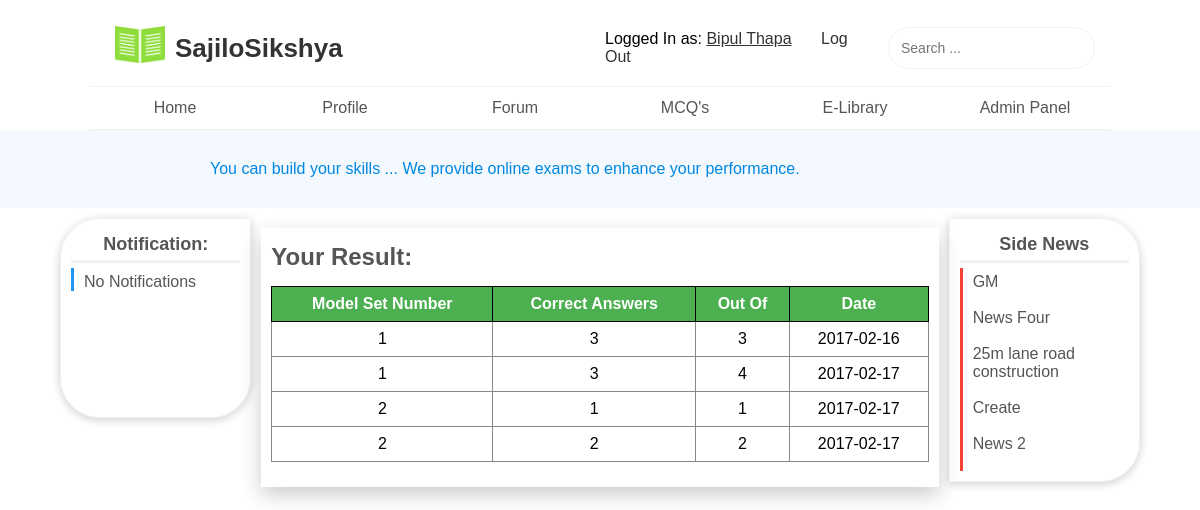
Screenshot of /view_mcq_result.php (signed in) with the database file from the repository.
### tables this page shows
CREATE TABLE `register` (
  `id` int(11) NOT NULL,
  `firstname` varchar(255) NOT NULL,
  `lastname` varchar(255) NOT NULL,
  `email` text NOT NULL,
  `password` text NOT NULL,
  `post` text NOT NULL,
  `username` varchar(255) NOT NULL,
  `college` varchar(255) NOT NULL,
  `usersex` text NOT NULL,
  `dob` date NOT NULL,
  `birthplace` text NOT NULL,
  `biography` text NOT NULL,
  `image` longblob NOT NULL,
  `role` varchar(255) NOT NULL
);

CREATE TABLE `mcq_section` (
  `id` int(11) NOT NULL,
  `username` varchar(300) NOT NULL,
  `firstname` varchar(300) NOT NULL,
  `lastname` varchar(300) NOT NULL,
  `set_no` int(11) NOT NULL,
  `date` date NOT NULL,
  `correct_ans` int(11) NOT NULL,
  `outof` int(11) NOT NULL
);

CREATE TABLE `news` (
  `news_id` int(11) NOT NULL,
  `news_headline` varchar(255) NOT NULL,
  `news_short_description` text NOT NULL,
  `news_full_story` text NOT NULL,
  `date` date NOT NULL
);

### view_mcq_result.php (the view, shortened to what this page needs)
<?php
    require_once('connect.php');
    $username = $_SESSION['username'];
    $errormessage="No Notifications";
?>
<?php
    include_once 'includes/header.php';
?>
<?php
    include_once 'includes/information_section.php';
?>
<div id="main_section">
    <div id="left_section" class="ss-card-2">
        <div id="left_section_header">
            Notification:
        </div>
        <div id="left_section_content">
            <?php echo $errormessage; ?>
        </div>
    </div>
    <div id="middle_section">
        <div class="ss-article ss-card-8">
            <div class="ss-article-header">
                Your Result:
            </div>
            <div class="ss-article-content">
                <?php
                    $result = mysqli_query($con, "SELECT * FROM mcq_section WHERE username = '$username' ORDER BY id ASC");
                    if(mysqli_num_rows($result) == 0 ) {
                        ?>
                            <p>
                                No result to display!
                            </p>
                        <?php
                    } else {
                        ?>
                            <table class="ss-table ss-table-centered">
                                <tr>
                                    <th>Model Set Number</th>
                                    <th>Correct Answers</th>
                                    <th>Out Of</th>
                                    <th>Date</th>
                                </tr>
                                <?php
                                    while( $row = mysqli_fetch_assoc($result) ) {
                                        $model_no = $row['set_no'];
                                        $correctans = $row['correct_ans'];
                                        $outof = $row['outof'];
                                        $date = $row['date'];
                                        ?>
                                            <tr>
                                                <td><?php echo $model_no; ?></td>
                                                <td><?php echo $correctans; ?></td>
                                                <td><?php echo $outof; ?></td>
                                                <td><?php echo $date; ?></td>
                                            </tr>
                                        <?php
                                    }
                                ?>
                            </table>
                        <?php
                    }
                ?>
            </div>
        </div>
    </div>
    <div id="right_section" class="ss-card-2">
        <div id="right_section_header">
            Side News
        </div>
        <div id="right_section_content">
            <?php include('aside_news.php'); ?>
        </div>
    </div>
</div>
<?php
    include_once 'includes/footer.php';
?>

### includes/header.php (shortened to what this page needs)
<?php
    $result = mysqli_query($con, "SELECT * FROM register WHERE username = '$username'");
    while( $row = mysqli_fetch_assoc($result) ) {
      $firstname = $row['firstname'];
      $lastname = $row['lastname'];
    }
?>
<!DOCTYPE html>
<html lang="en">
    <head>
        <link rel="stylesheet" href="styles/style.css">
        <link rel="stylesheet" href="styles/sajilosikshya.css">
        <link rel="stylesheet" href="styles/profile.css">
        <link rel="stylesheet" href="styles/forum.css">
        <link rel="stylesheet" href="styles/mcq_section.css">
    </head>
    <body>
        <div id="wrapper">
            <header id="main_header">
                <div id="main_header_content">
                    <div id="main_header_title">
                        <div>
                            <img style="margin-right: 10px;" src="logo.png" width="50" alt="SajiloSikshya.com">
                        </div>
                        <div>
                            SajiloSikshya
                        </div>
                    </div>
                    <div id="main_header_links">
                        <div>
                            <span>Logged In as: </span>
                            <a style="text-decoration: underline;" href="profile.php"><?php echo $firstname . ' ' . $lastname; ?></a>
                            <a href="logout.php">Log Out</a>
                        </div>
                        <div>
                            <input type="search" placeholder="Search ..." onkeydown="if(event.keyCode == 13) alert('You searched ' + this.value)">
                        </div>
                    </div>
                </div>
                <div id="main_header_seperator"></div>
                <div id="navigation_menu">
                    <ul>
                        <li><a href="welcome.php">Home</a></li>
                        <li><a href="profile.php">Profile</a></li>
                        <li><a href="main_forum.php">Forum</a></li>
                        <li><a href="mcq_section.php">MCQ's</a></li>
                        <li><a href="javascript: void(0)">E-Library</a></li>
                        <?php
                            $sql= "SELECT * FROM register WHERE username='$_SESSION[username]'";
                            $result = mysqli_query($con,$sql);
                            $row = mysqli_fetch_assoc($result);
                            if ($row["role"] == "admin"){
                                ?>
                                <li class="dropdown">
                                    <a href="javascript: void(0)">Admin Panel</a>
                                </li>
                                <?php
                            } else{
                                $_SESSION['role'] = 'user';
                            }
                        ?>
                    </ul>
                </div>
            </header>

### aside_news.php
<?php
    $sql= "SELECT * FROM news ORDER BY news_id DESC LIMIT 5";
    $result = mysqli_query($con,$sql);
    while ($row= mysqli_fetch_array( $result)){
        ?>
       <a href="view_full_news.php?id=<?php echo $row['news_id']?>"><?php
        echo $row['news_headline'];
        ?></a>
        <br>
<?php
    }
?>

### styles/style.css (style rules this page uses)
* { margin: 0; padding: 0; font-family: "Trebuchet MS", Helvetica, sans-serif; box-sizing: border-box; }
#main_header { width: 100%; padding: 10px 0px 0px 0px; }
#main_header #main_header_content { width: 85%; margin: 0px auto; padding: 15px; display: flex; display: -webkit-flex; }
#main_header #main_header_content #main_header_title { margin-left: 10px; font-size: 26px; font-weight: bold; color: #333; display: flex; display: -webkit-flex; align-items: center; flex: 1; }
#main_header #main_header_content #main_header_links { display: flex; display: -webkit-flex; flex: 1; align-items: center; justify-content: flex-end; }
#main_header #main_header_content #main_header_links div { margin: 2px 0px; }
#main_header #main_header_content #main_header_links input[type="search"] { padding: 12px; font-size: 14px; border-radius: 100px; outline: none; border: 1px solid #f1f1f1; transition: border 0.3s; }
#main_header #main_header_content #main_header_links a { color: #333; text-decoration: none; margin-right: 25px; transition: color 0.3s; }
#main_header #main_header_seperator { border-bottom: 1px solid #f1f1f1; width: 85%; margin: 0px auto; }
#main_header #navigation_menu { width: 85%; margin: 0px auto; }
#main_header #navigation_menu ul { list-style: none; display: flex; display: -webkit-flex; flex-direction: row; }
#main_header #navigation_menu ul li { float: left; flex: 1; text-align: center; }
#main_header #navigation_menu ul li a { text-decoration: none; color: #555; display: block; padding: 12px; transition: color 0.3s; }
.dropdown { position: relative; }
#main_section { display: flex; display: -webkit-flex; width: 90%; margin: 10px auto; }
#main_section #left_section { flex: 2; border: 1px solid #f1f1f1; padding: 10px; height: 200px; border-radius: 40px 0px 40px 40px; }
#main_section #left_section #left_section_header { text-align: center; font-weight: bold; font-size: 18px; color: #555; padding: 5px 0px; border-bottom: 3px solid #f1f1f1; }
#main_section #left_section #left_section_content { color: #555; margin-top: 5px; padding-top: 5px; border-left: 3px solid #2196F3; padding-left: 10px; }
#main_section #middle_section { flex: 8; padding: 10px; }
#main_section #right_section { flex: 2; border: 1px solid #f1f1f1; padding: 10px; height: 0%; border-radius: 0px 40px 40px 0px; }
#main_section #right_section #right_section_header { text-align: center; font-weight: bold; font-size: 18px; color: #555; padding: 5px 0px; border-bottom: 3px solid #f1f1f1; }
#main_section #right_section #right_section_content { color: #555; margin-top: 5px; padding-top: 5px; border-left: 3px solid #F44336; padding-left: 10px; }
#main_section #right_section #right_section_content a { text-decoration: none; color: #555; display: block; }

### styles/sajilosikshya.css (style rules this page uses)
.ss-article { padding: 10px; margin-bottom: 16px; }
.ss-article-header { padding: 5px 0px; font-weight: bold; color: #555; font-size: 24px; }
.ss-article-content { padding: 5px 0px; }
.ss-card-2 { box-shadow: 0px 2px 10px rgba(0,0,0,0.2); }
.ss-card-8 { box-shadow: 0px 8px 20px rgba(0,0,0,0.2); }
.ss-table { width: 100%; border-collapse: collapse; margin-bottom: 10px; margin-top: 5px; }
.ss-table tr th { padding: 8px; background: #4CAF50; color: #fff; border: 1px solid #000; }
.ss-table tr td { padding: 8px; border: 1px solid #888; }
.ss-table-centered tr td { text-align: center; }

### rows the page displays
register: firstname "Bipul", lastname "Thapa"
mcq_section: set_no "1", correct_ans "3", outof "3", date "2017-02-16"
mcq_section: set_no "1", correct_ans "3", outof "4", date "2017-02-17"
mcq_section: set_no "2", correct_ans "1", outof "1", date "2017-02-17"
mcq_section: set_no "2", correct_ans "2", outof "2", date "2017-02-17"
news: news_headline "GM"
news: news_headline "News Four"
news: news_headline "25m lane road construction"
news: news_headline "Create"
news: news_headline "News 2"

### other values shown
$errormessage "No Notifications"
